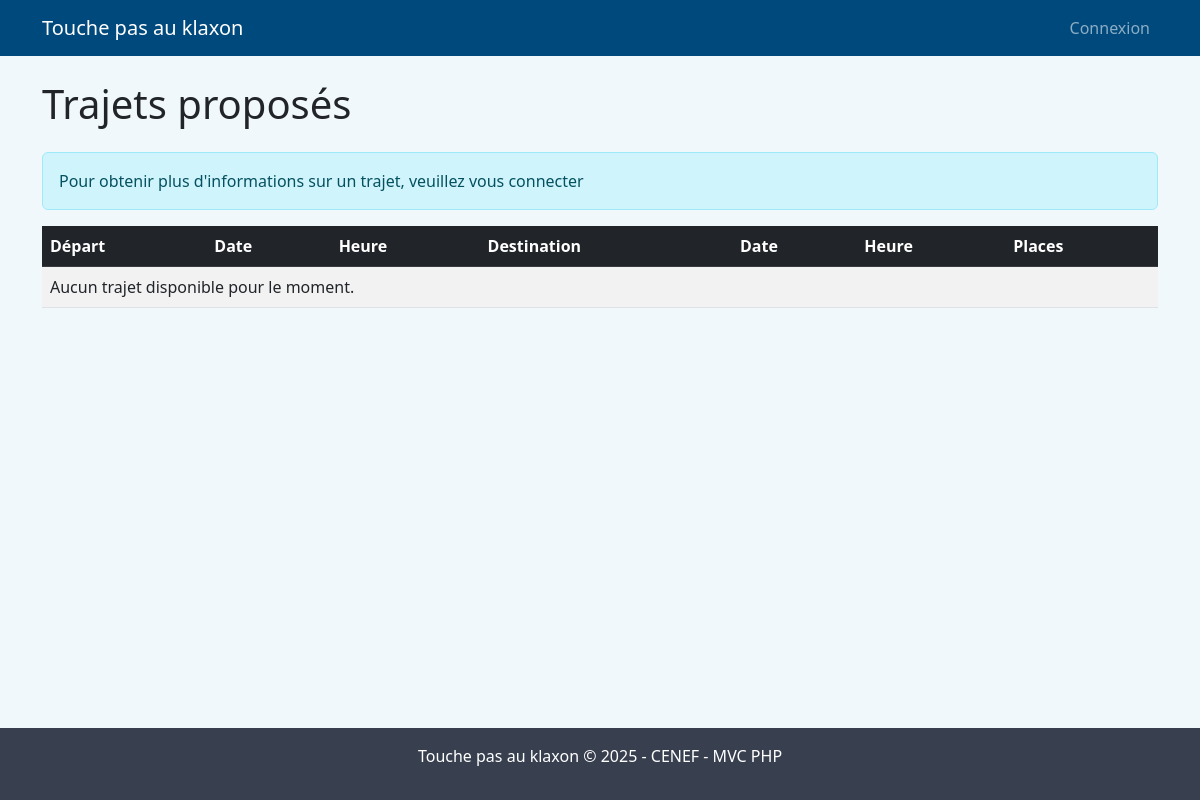
Before: / with the older database file.
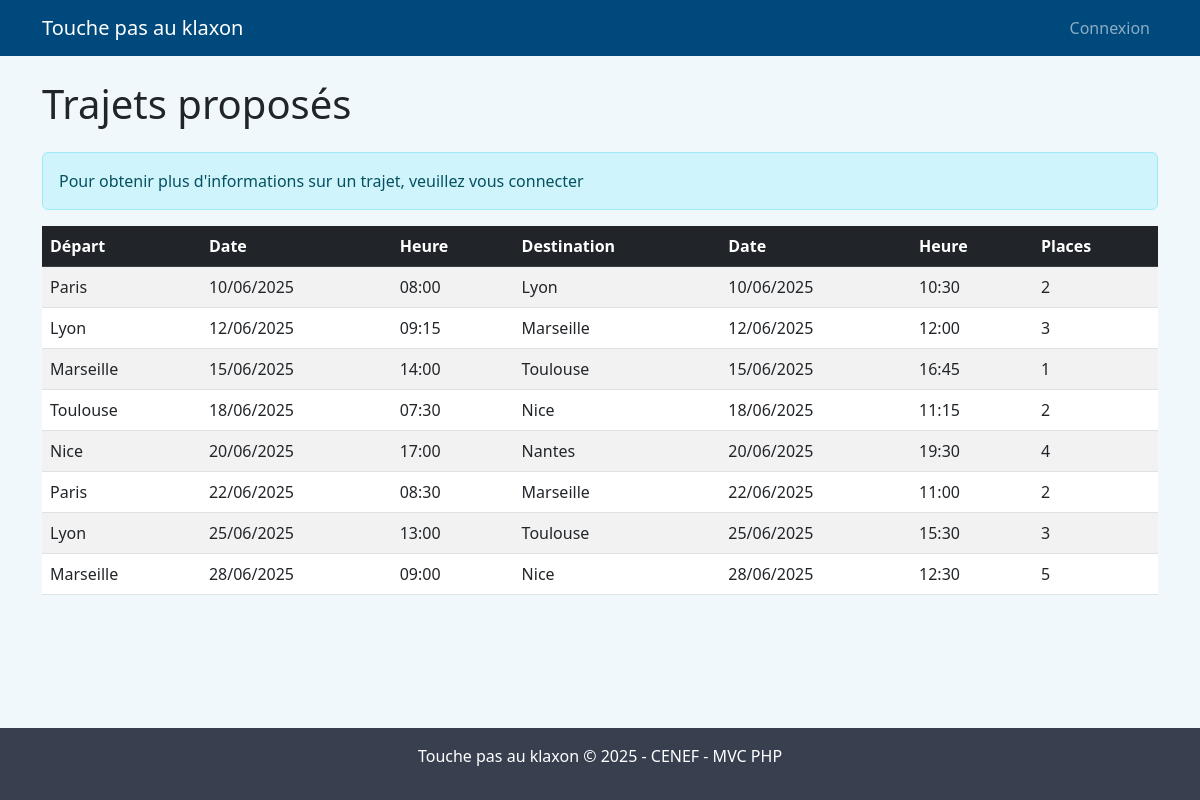
After: the same page with the newer database file.
### tables this page shows
CREATE TABLE trajet (
    id INT AUTO_INCREMENT PRIMARY KEY,
    date_depart DATE NOT NULL,
    heure_depart TIME NOT NULL,
    date_arrivee DATE NOT NULL,
    heure_arrivee TIME NOT NULL,
    places_total INT NOT NULL,
    places_disponibles INT NOT NULL,
    utilisateur_id INT NOT NULL,
    agence_depart_id INT NOT NULL,
    agence_arrivee_id INT NOT NULL,
    created_at TIMESTAMP DEFAULT CURRENT_TIMESTAMP,
    updated_at TIMESTAMP DEFAULT CURRENT_TIMESTAMP ON UPDATE CURRENT_TIMESTAMP,
    FOREIGN KEY (utilisateur_id) REFERENCES utilisateur(id) ON DELETE CASCADE,
    FOREIGN KEY (agence_depart_id) REFERENCES agence(id) ON DELETE CASCADE,
    FOREIGN KEY (agence_arrivee_id) REFERENCES agence(id) ON DELETE CASCADE
);

CREATE TABLE agence (
    id INT AUTO_INCREMENT PRIMARY KEY,
    nom VARCHAR(100) NOT NULL UNIQUE,
    created_at TIMESTAMP DEFAULT CURRENT_TIMESTAMP
);

### controllers/HomeController.php (called while the page is built, shortened)
<?php
class HomeController
{
    public function index()
    {
        $trajetModel = new \Models\Trajet();
        $trajets = $trajetModel->getAvailableTrajets();
        require_once '../views/home/index.php';
    }
}

### public/index.php (called while the page is built, shortened)
<?php
require_once '../config/database.php';
require_once '../routes/web.php';

### config/database.php (called while the page is built, shortened)
<?php
class Database
{
    private $host = DB_HOST;
    private $user = DB_USER;
    private $pass = DB_PASS;
    private $dbname = DB_NAME;
    private $dbh;
    private $stmt;
    public function __construct()
    {
        $dsn = 'mysql:host=' . $this->host . ';dbname=' . $this->dbname . ';charset=utf8mb4';
        $options = array(
            PDO::ATTR_PERSISTENT => true,
            PDO::ATTR_ERRMODE => PDO::ERRMODE_EXCEPTION,
            PDO::ATTR_DEFAULT_FETCH_MODE => PDO::FETCH_OBJ,
            PDO::ATTR_EMULATE_PREPARES => false
        );
        try {
            $this->dbh = new PDO($dsn, $this->user, $this->pass, $options);
            $this->dbh->exec("SET NAMES 'utf8mb4'");
        } catch (PDOException $e) {
            $this->error = $e->getMessage();
            die('Erreur de connexion à la base de données : ' . $this->error . '<br>' .
                'Vérifiez vos paramètres dans config/config.php');
        }
    }
    public function query($sql)
    {
        $this->stmt = $this->dbh->prepare($sql);
    }
    public function execute()
    {
        try {
            return $this->stmt->execute();
        } catch (PDOException $e) {
            throw new Exception("Erreur d'exécution de la requête : " . $e->getMessage());
        }
    }
    public function resultSet()
    {
        $this->execute();
        return $this->stmt->fetchAll();
    }
}

### models/Trajet.php (called while the page is built, shortened)
<?php
class Trajet
{
    private $db;
    public function __construct()
    {
        $this->db = new \Database();
    }
    public function getAvailableTrajets()
    {
        $this->db->query("
            SELECT t.*,
                ad.nom as agence_depart,
                aa.nom as agence_arrivee
            FROM trajet t
            JOIN agence ad ON t.agence_depart_id = ad.id
            JOIN agence aa ON t.agence_arrivee_id = aa.id
            WHERE t.places_disponibles > 0
            AND (t.date_depart > CURDATE()
                OR (t.date_depart = CURDATE() AND t.heure_depart > CURTIME()))
            ORDER BY t.date_depart, t.heure_depart
        ");
        return $this->db->resultSet();
    }
}

### views/home/index.php (the view, shortened to what this page needs)
<h1 class="mb-4">Trajets proposés</h1>
<?php if (!isset($_SESSION['user_id'])): ?>
    <div class="alert alert-info">
        Pour obtenir plus d'informations sur un trajet, veuillez vous connecter
    </div>
<?php endif; ?>
<div class="table-responsive">
    <table class="table table-striped table-hover">
        <thead class="table-dark">
            <tr>
                <th>Départ</th>
                <th>Date</th>
                <th>Heure</th>
                <th>Destination</th>
                <th>Date</th>
                <th>Heure</th>
                <th>Places</th>
            </tr>
        </thead>
        <tbody>
            <?php if (empty($trajets)): ?>
                <tr>
                    <td colspan="<?= isset($_SESSION['user_id']) ? '8' : '7' ?>">Aucun trajet disponible pour le moment.</td>
                </tr>
            <?php else: ?>
                <?php foreach ($trajets as $trajet): ?>
                    <tr>
                        <td><?= htmlspecialchars($trajet->agence_depart) ?></td>
                        <td><?= date('d/m/Y', strtotime($trajet->date_depart)) ?></td>
                        <td><?= date('H:i', strtotime($trajet->heure_depart)) ?></td>
                        <td><?= htmlspecialchars($trajet->agence_arrivee) ?></td>
                        <td><?= date('d/m/Y', strtotime($trajet->date_arrivee)) ?></td>
                        <td><?= date('H:i', strtotime($trajet->heure_arrivee)) ?></td>
                        <td><?= $trajet->places_disponibles ?></td>
                    </tr>
                <?php endforeach; ?>
            <?php endif; ?>
        </tbody>
    </table>
</div>
<?php
require_once '../views/layouts/default.php';
?>

Changed rows visible on the page:
now on this page (row edited): trajet: agence_depart.nom "Paris", date_depart "10/06/2025", heure_depart "08:00", agence_arrivee.nom "Lyon", date_arrivee "10/06/2025", heure_arrivee "10:30", places_disponibles "2"
now on this page (row edited): trajet: agence_depart.nom "Lyon", date_depart "12/06/2025", heure_depart "09:15", agence_arrivee.nom "Marseille", date_arrivee "12/06/2025", heure_arrivee "12:00", places_disponibles "3"
now on this page (row edited): trajet: agence_depart.nom "Marseille", date_depart "15/06/2025", heure_depart "14:00", agence_arrivee.nom "Toulouse", date_arrivee "15/06/2025", heure_arrivee "16:45", places_disponibles "1"
now on this page (row edited): trajet: agence_depart.nom "Toulouse", date_depart "18/06/2025", heure_depart "07:30", agence_arrivee.nom "Nice", date_arrivee "18/06/2025", heure_arrivee "11:15", places_disponibles "2"
now on this page (row edited): trajet: agence_depart.nom "Nice", date_depart "20/06/2025", heure_depart "17:00", agence_arrivee.nom "Nantes", date_arrivee "20/06/2025", heure_arrivee "19:30", places_disponibles "4"
added trajet: agence_depart.nom "Paris", date_depart "22/06/2025", heure_depart "08:30", agence_arrivee.nom "Marseille", date_arrivee "22/06/2025", heure_arrivee "11:00", places_disponibles "2"
added trajet: agence_depart.nom "Lyon", date_depart "25/06/2025", heure_depart "13:00", agence_arrivee.nom "Toulouse", date_arrivee "25/06/2025", heure_arrivee "15:30", places_disponibles "3"
added trajet: agence_depart.nom "Marseille", date_depart "28/06/2025", heure_depart "09:00", agence_arrivee.nom "Nice", date_arrivee "28/06/2025", heure_arrivee "12:30", places_disponibles "5"
Other visible differences:
text no longer shown: "Aucun trajet disponible pour le moment."
